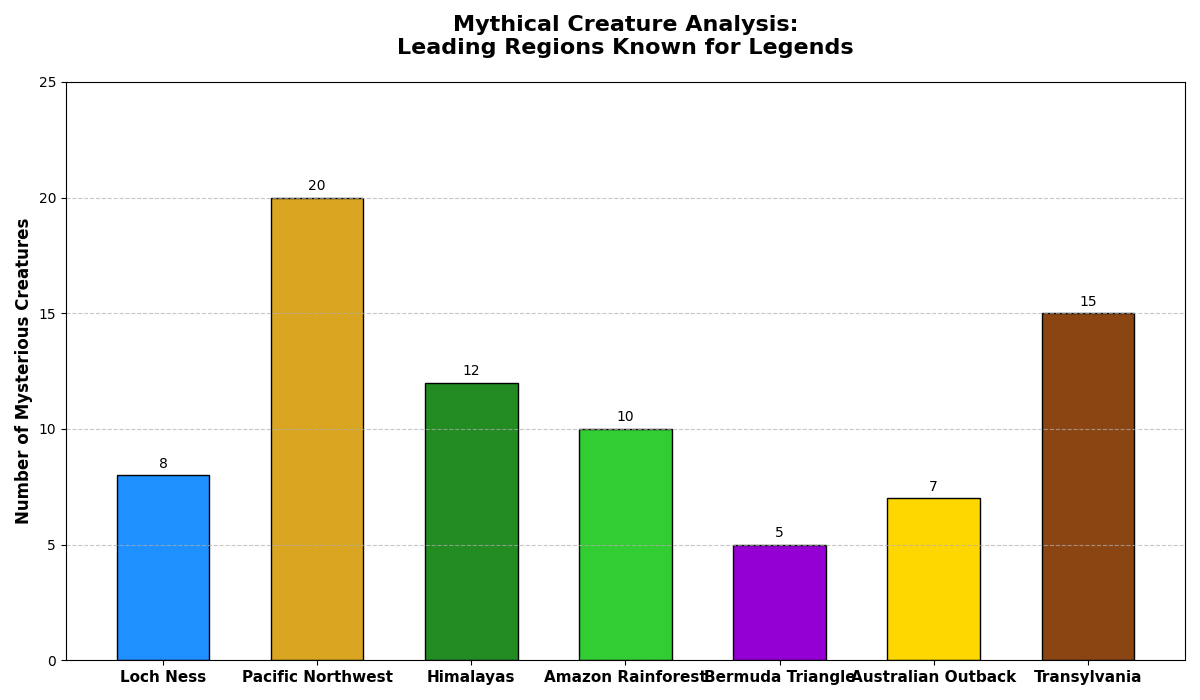

Write the Python code that produced this figure.
import matplotlib.pyplot as plt
import numpy as np

regions = ["Loch Ness", "Pacific Northwest", "Himalayas", "Amazon Rainforest",
           "Bermuda Triangle", "Australian Outback", "Transylvania"]
cryptid_counts = [8, 20, 12, 10, 5, 7, 15]

colors = ['#1E90FF', '#DAA520', '#228B22', '#32CD32', '#9400D3', '#FFD700', '#8B4513']

fig, ax = plt.subplots(figsize=(12, 7))

bars = ax.bar(regions, cryptid_counts, color=colors, edgecolor='black', width=0.6)

for bar in bars:
    height = bar.get_height()
    ax.text(bar.get_x() + bar.get_width() / 2, height + 0.5,
            f'{int(height)}', ha='center', va='center', fontsize=10, color='black')

ax.set_ylabel('Number of Mysterious Creatures', fontsize=12, fontweight='bold')
ax.set_title('Mythical Creature Analysis:\nLeading Regions Known for Legends', 
             fontsize=16, fontweight='bold', pad=20)
ax.set_ylim(0, max(cryptid_counts) + 5)
ax.grid(axis='y', linestyle='--', alpha=0.7)

ax.set_xticklabels(regions, fontsize=11, weight='bold')

plt.tight_layout()

plt.show()
